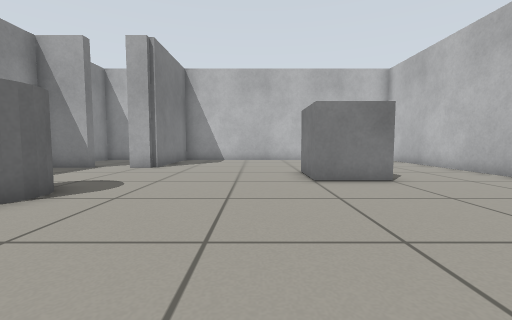
View 1 (above)

16 first-person views from a walk through a Gazebo world. The camera is 0.5 m above the floor, tilts 4° down and sees 90° across. The floor is counted in squares, 0.5 m on a side. Each view is taken from the middle of a square. On the plan, view 1 faces up. The plan holds only what a view shows up to about 11 squares ahead; the rest is blank.

View 2
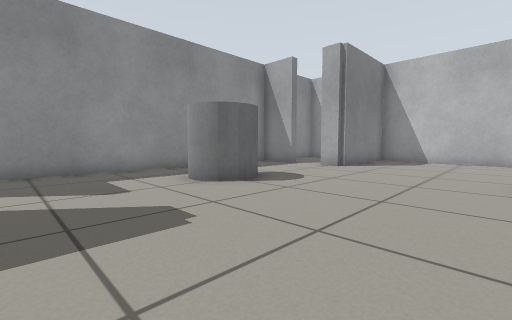

View 3
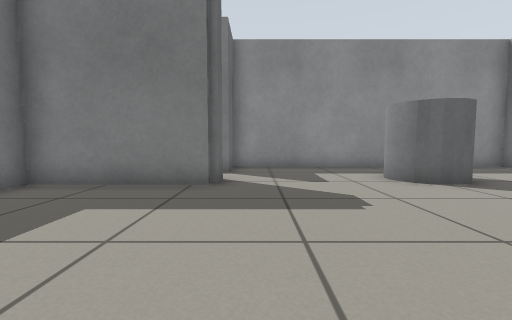

View 4
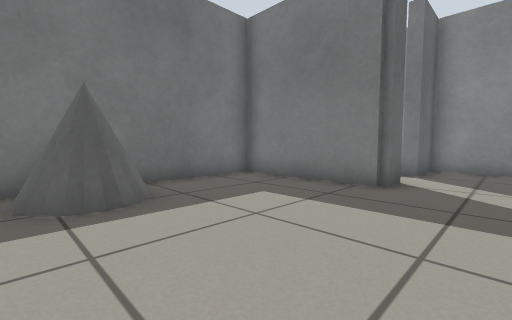

View 5
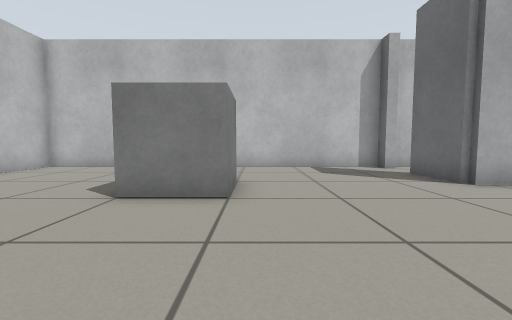

View 6
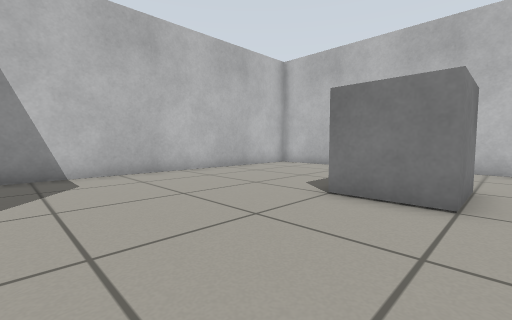

View 7
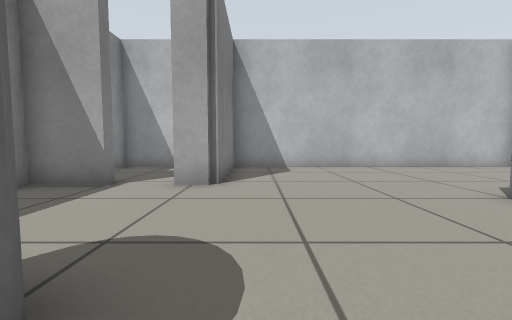

View 8
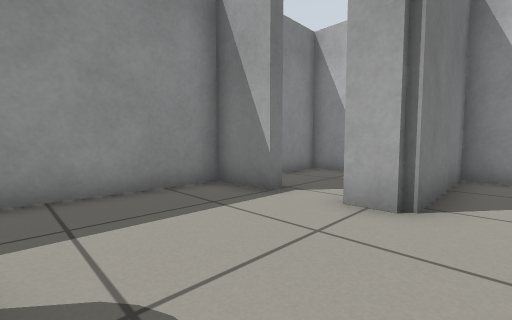

View 9
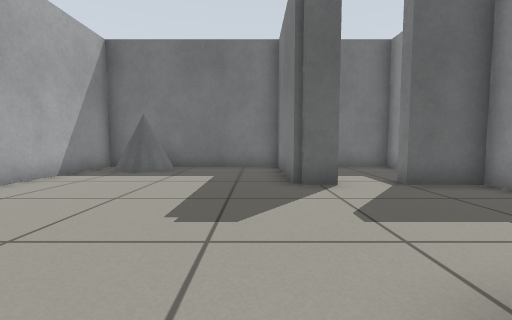

View 10
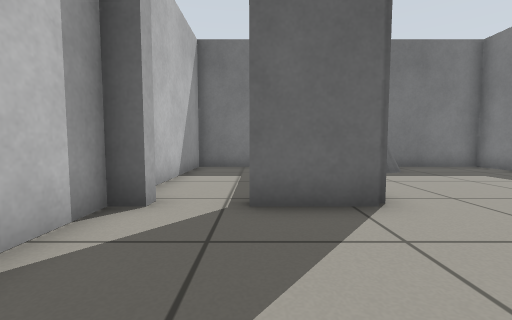

View 11
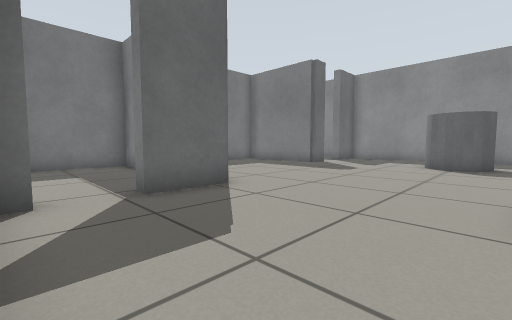

View 12
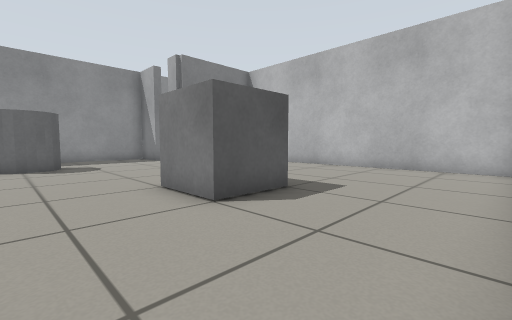

View 13
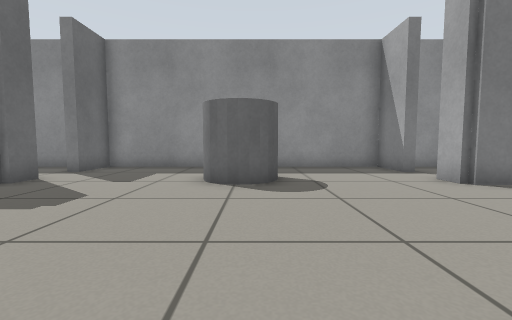

View 14
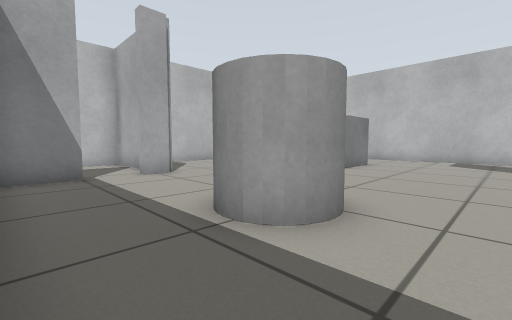

View 15
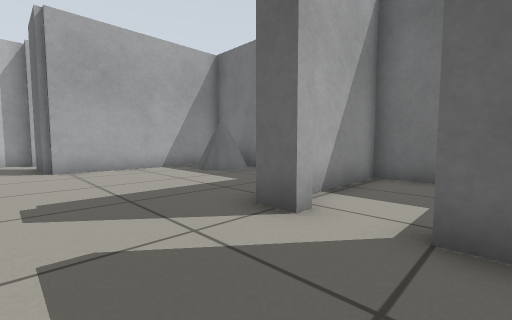

View 16
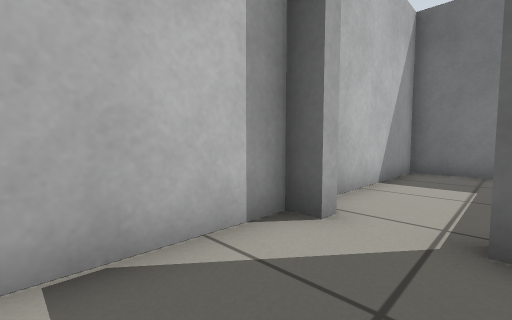

### Floor plan
Points are (right, up) in squares from view 1. A wall is a line through its corners. A room is listed if a view was taken in it or the views show most of it. See-through windows are left out.
Room 1 (views 1, 2, 3, 4, 5, 6, 7, 8, 9, 10, 11, 12, 13, 14, 15, 16)
walls: (6.7, 1.1) (7.3, 1.1) (7.3, 14.3) (-3.9, 14.3) (-3.9, 9.9) (-4.9, 9.9) (-4.9, 10.4); (-4.9, -1.4) (-4.9, -0.9) (-3.9, -0.9) (-3.9, -5.3) (2.9, -5.3) (2.9, 1.1) (5.1, 1.1); (-6.5, 10.4) (-6.5, 9.9) (-8.3, 9.9) (-8.3, -0.9) (-6.5, -0.9) (-6.5, -1.4)
ways out: opening at (6, 1) to room 2; opening at (-5.5, -1) to room 3; opening at (-5.5, 10)
objects: grey cylinder (-6, 4) to (-4, 5); cone (0, -5) to (2, -3); grey box (2, 7) to (3, 8)
Room 2 (no view inside)
walls: (6.7, 0.6) (6.7, 1.1); (5.1, 1.1) (5.1, 0.6); (3.3, -4.2) (3.3, -5.3) (7.3, -5.3) (7.3, 0.4)
ways out: opening at (6, 1) to room 1
Room 3 (no view inside)
walls: (-8.3, -1.8) (-8.3, -5.3) (-4.3, -5.3) (-4.3, -2.1)
ways out: opening at (-5.5, -1) to room 1

Where each view was taken, in squares from view 1:
view 1: 0 up, 0 right, facing up
view 2: 0 up, 1 right, facing up-left
view 3: 0 up, 2 right, facing left
view 4: 1 up, 2 right, facing down-left
view 5: 6 up, 3 left, facing right
view 6: 6 up, 3 left, facing up-right
view 7: 4 up, 3 left, facing up
view 8: 6 up, 3 left, facing up-left
view 9: 5 up, 3 left, facing down
view 10: 5 up, 5 right, facing down
view 11: 6 up, 7 right, facing down-left
view 12: 4 up, 7 right, facing up-left
view 13: 5 up, 2 right, facing left
view 14: 2 up, 8 left, facing up-right
view 15: 2 up, 7 left, facing down-right
view 16: 4 up, 5 right, facing down-right
